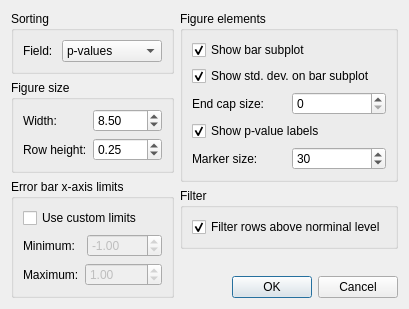
<?xml version="1.0" encoding="UTF-8"?>
<ui version="4.0">
 <class>PostHocPlotDialog</class>
 <widget class="QDialog" name="PostHocPlotDialog">
  <property name="windowModality">
   <enum>Qt::ApplicationModal</enum>
  </property>
  <property name="geometry">
   <rect>
    <x>0</x>
    <y>0</y>
    <width>383</width>
    <height>274</height>
   </rect>
  </property>
  <property name="sizePolicy">
   <sizepolicy hsizetype="Fixed" vsizetype="Fixed">
    <horstretch>0</horstretch>
    <verstretch>0</verstretch>
   </sizepolicy>
  </property>
  <property name="windowTitle">
   <string>Post-hoc plot</string>
  </property>
  <property name="windowIcon">
   <iconset>
    <normaloff>../../../../icons/programIcon.png</normaloff>../../../../icons/programIcon.png</iconset>
  </property>
  <layout class="QHBoxLayout" name="horizontalLayout_8">
   <item>
    <layout class="QVBoxLayout" name="verticalLayout_6">
     <item>
      <widget class="QGroupBox" name="groupBox_2">
       <property name="title">
        <string>Sorting</string>
       </property>
       <layout class="QGridLayout" name="gridLayout">
        <item row="0" column="0">
         <layout class="QHBoxLayout" name="horizontalLayout">
          <item>
           <widget class="QLabel" name="label">
            <property name="text">
             <string>Field:</string>
            </property>
           </widget>
          </item>
          <item>
           <widget class="QComboBox" name="cboSortingField">
            <item>
             <property name="text">
              <string>p-values</string>
             </property>
            </item>
            <item>
             <property name="text">
              <string>Effect sizes</string>
             </property>
            </item>
            <item>
             <property name="text">
              <string>Group labels</string>
             </property>
            </item>
           </widget>
          </item>
         </layout>
        </item>
       </layout>
      </widget>
     </item>
     <item>
      <widget class="QGroupBox" name="groupBox_3">
       <property name="title">
        <string>Figure size</string>
       </property>
       <layout class="QVBoxLayout" name="verticalLayout_2">
        <item>
         <layout class="QFormLayout" name="formLayout_2">
          <item row="0" column="0">
           <widget class="QLabel" name="lblFigureWidth">
            <property name="text">
             <string>Width:</string>
            </property>
           </widget>
          </item>
          <item row="0" column="1">
           <widget class="QDoubleSpinBox" name="spinFigWidth">
            <property name="decimals">
             <number>2</number>
            </property>
            <property name="minimum">
             <double>2.000000000000000</double>
            </property>
            <property name="maximum">
             <double>20.000000000000000</double>
            </property>
            <property name="singleStep">
             <double>0.500000000000000</double>
            </property>
            <property name="value">
             <double>8.500000000000000</double>
            </property>
           </widget>
          </item>
          <item row="1" column="0">
           <widget class="QLabel" name="lblFigureHeight">
            <property name="text">
             <string>Row height:</string>
            </property>
           </widget>
          </item>
          <item row="1" column="1">
           <widget class="QDoubleSpinBox" name="spinFigRowHeight">
            <property name="minimum">
             <double>0.100000000000000</double>
            </property>
            <property name="maximum">
             <double>1.000000000000000</double>
            </property>
            <property name="singleStep">
             <double>0.050000000000000</double>
            </property>
            <property name="value">
             <double>0.250000000000000</double>
            </property>
           </widget>
          </item>
         </layout>
        </item>
       </layout>
      </widget>
     </item>
     <item>
      <widget class="QGroupBox" name="groupBox_5">
       <property name="title">
        <string>Error bar x-axis limits</string>
       </property>
       <layout class="QVBoxLayout" name="verticalLayout_4">
        <item>
         <widget class="QCheckBox" name="chkCustomLimits">
          <property name="text">
           <string>Use custom limits</string>
          </property>
         </widget>
        </item>
        <item>
         <layout class="QHBoxLayout" name="horizontalLayout_4">
          <item>
           <widget class="QLabel" name="label_2">
            <property name="text">
             <string>Minimum:</string>
            </property>
           </widget>
          </item>
          <item>
           <widget class="QDoubleSpinBox" name="spinMinimumX">
            <property name="enabled">
             <bool>false</bool>
            </property>
            <property name="minimum">
             <double>-1000.000000000000000</double>
            </property>
            <property name="maximum">
             <double>1000.000000000000000</double>
            </property>
            <property name="singleStep">
             <double>0.100000000000000</double>
            </property>
            <property name="value">
             <double>-1.000000000000000</double>
            </property>
           </widget>
          </item>
         </layout>
        </item>
        <item>
         <layout class="QHBoxLayout" name="horizontalLayout_2">
          <item>
           <widget class="QLabel" name="label_3">
            <property name="text">
             <string>Maximum:</string>
            </property>
           </widget>
          </item>
          <item>
           <widget class="QDoubleSpinBox" name="spinMaximumX">
            <property name="enabled">
             <bool>false</bool>
            </property>
            <property name="minimum">
             <double>-1000.000000000000000</double>
            </property>
            <property name="maximum">
             <double>10000.000000000000000</double>
            </property>
            <property name="singleStep">
             <double>0.100000000000000</double>
            </property>
            <property name="value">
             <double>1.000000000000000</double>
            </property>
           </widget>
          </item>
         </layout>
        </item>
       </layout>
      </widget>
     </item>
    </layout>
   </item>
   <item>
    <layout class="QVBoxLayout" name="verticalLayout_3">
     <item>
      <layout class="QVBoxLayout" name="verticalLayout_5">
       <item>
        <widget class="QGroupBox" name="groupBox">
         <property name="title">
          <string>Figure elements</string>
         </property>
         <layout class="QVBoxLayout" name="verticalLayout">
          <item>
           <widget class="QCheckBox" name="chkShowBarPlot">
            <property name="text">
             <string>Show bar subplot</string>
            </property>
            <property name="checked">
             <bool>true</bool>
            </property>
           </widget>
          </item>
          <item>
           <widget class="QCheckBox" name="chkShowStdDev">
            <property name="text">
             <string>Show std. dev. on bar subplot</string>
            </property>
            <property name="checked">
             <bool>true</bool>
            </property>
           </widget>
          </item>
          <item>
           <layout class="QHBoxLayout" name="horizontalLayout_5">
            <item>
             <widget class="QLabel" name="label_5">
              <property name="text">
               <string>End cap size:</string>
              </property>
             </widget>
            </item>
            <item>
             <widget class="QSpinBox" name="spinEndCapSize">
              <property name="maximum">
               <number>100</number>
              </property>
             </widget>
            </item>
           </layout>
          </item>
          <item>
           <widget class="QCheckBox" name="chkPValueLabels">
            <property name="text">
             <string>Show p-value labels</string>
            </property>
            <property name="checked">
             <bool>true</bool>
            </property>
           </widget>
          </item>
          <item>
           <layout class="QHBoxLayout" name="horizontalLayout_6">
            <item>
             <widget class="QLabel" name="label_4">
              <property name="text">
               <string>Marker size:</string>
              </property>
             </widget>
            </item>
            <item>
             <widget class="QSpinBox" name="spinMarkerSize">
              <property name="minimum">
               <number>1</number>
              </property>
              <property name="maximum">
               <number>100</number>
              </property>
              <property name="value">
               <number>30</number>
              </property>
             </widget>
            </item>
           </layout>
          </item>
         </layout>
        </widget>
       </item>
      </layout>
     </item>
     <item>
      <widget class="QGroupBox" name="groupBox_4">
       <property name="title">
        <string>Filter</string>
       </property>
       <layout class="QHBoxLayout" name="horizontalLayout_7">
        <item>
         <widget class="QCheckBox" name="chkFilterPvalue">
          <property name="text">
           <string>Filter rows above norminal level</string>
          </property>
          <property name="checked">
           <bool>true</bool>
          </property>
         </widget>
        </item>
       </layout>
      </widget>
     </item>
     <item>
      <spacer name="verticalSpacer">
       <property name="orientation">
        <enum>Qt::Vertical</enum>
       </property>
       <property name="sizeHint" stdset="0">
        <size>
         <width>20</width>
         <height>5</height>
        </size>
       </property>
      </spacer>
     </item>
     <item>
      <layout class="QHBoxLayout" name="horizontalLayout_3">
       <item>
        <spacer name="horizontalSpacer">
         <property name="orientation">
          <enum>Qt::Horizontal</enum>
         </property>
         <property name="sizeHint" stdset="0">
          <size>
           <width>5</width>
           <height>5</height>
          </size>
         </property>
        </spacer>
       </item>
       <item>
        <widget class="QDialogButtonBox" name="buttonBox">
         <property name="orientation">
          <enum>Qt::Horizontal</enum>
         </property>
         <property name="standardButtons">
          <set>QDialogButtonBox::Cancel|QDialogButtonBox::Ok</set>
         </property>
         <property name="centerButtons">
          <bool>false</bool>
         </property>
        </widget>
       </item>
      </layout>
     </item>
    </layout>
   </item>
  </layout>
 </widget>
 <resources/>
 <connections>
  <connection>
   <sender>buttonBox</sender>
   <signal>accepted()</signal>
   <receiver>PostHocPlotDialog</receiver>
   <slot>accept()</slot>
   <hints>
    <hint type="sourcelabel">
     <x>324</x>
     <y>281</y>
    </hint>
    <hint type="destinationlabel">
     <x>157</x>
     <y>274</y>
    </hint>
   </hints>
  </connection>
  <connection>
   <sender>buttonBox</sender>
   <signal>rejected()</signal>
   <receiver>PostHocPlotDialog</receiver>
   <slot>reject()</slot>
   <hints>
    <hint type="sourcelabel">
     <x>324</x>
     <y>281</y>
    </hint>
    <hint type="destinationlabel">
     <x>286</x>
     <y>274</y>
    </hint>
   </hints>
  </connection>
  <connection>
   <sender>chkCustomLimits</sender>
   <signal>clicked(bool)</signal>
   <receiver>spinMinimumX</receiver>
   <slot>setEnabled(bool)</slot>
   <hints>
    <hint type="sourcelabel">
     <x>148</x>
     <y>198</y>
    </hint>
    <hint type="destinationlabel">
     <x>147</x>
     <y>225</y>
    </hint>
   </hints>
  </connection>
  <connection>
   <sender>chkCustomLimits</sender>
   <signal>clicked(bool)</signal>
   <receiver>spinMaximumX</receiver>
   <slot>setEnabled(bool)</slot>
   <hints>
    <hint type="sourcelabel">
     <x>148</x>
     <y>198</y>
    </hint>
    <hint type="destinationlabel">
     <x>147</x>
     <y>253</y>
    </hint>
   </hints>
  </connection>
  <connection>
   <sender>chkShowStdDev</sender>
   <signal>clicked(bool)</signal>
   <receiver>spinEndCapSize</receiver>
   <slot>setEnabled(bool)</slot>
   <hints>
    <hint type="sourcelabel">
     <x>232</x>
     <y>93</y>
    </hint>
    <hint type="destinationlabel">
     <x>268</x>
     <y>114</y>
    </hint>
   </hints>
  </connection>
  <connection>
   <sender>chkShowBarPlot</sender>
   <signal>clicked(bool)</signal>
   <receiver>chkShowStdDev</receiver>
   <slot>setEnabled(bool)</slot>
   <hints>
    <hint type="sourcelabel">
     <x>270</x>
     <y>42</y>
    </hint>
    <hint type="destinationlabel">
     <x>210</x>
     <y>93</y>
    </hint>
   </hints>
  </connection>
  <connection>
   <sender>chkShowBarPlot</sender>
   <signal>clicked(bool)</signal>
   <receiver>spinEndCapSize</receiver>
   <slot>setEnabled(bool)</slot>
   <hints>
    <hint type="sourcelabel">
     <x>280</x>
     <y>42</y>
    </hint>
    <hint type="destinationlabel">
     <x>274</x>
     <y>126</y>
    </hint>
   </hints>
  </connection>
 </connections>
</ui>
